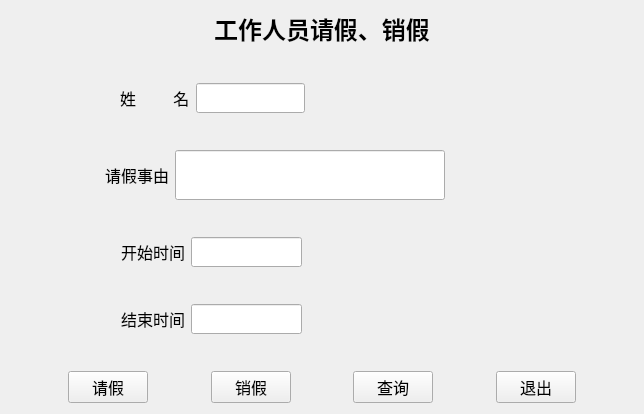
<?xml version="1.0" encoding="UTF-8"?>
<ui version="4.0">
 <class>Wuyeqingxiaojia</class>
 <widget class="QWidget" name="Wuyeqingxiaojia">
  <property name="geometry">
   <rect>
    <x>0</x>
    <y>0</y>
    <width>644</width>
    <height>414</height>
   </rect>
  </property>
  <property name="windowTitle">
   <string>Form</string>
  </property>
  <layout class="QGridLayout" name="gridLayout">
   <item row="0" column="0">
    <layout class="QVBoxLayout" name="verticalLayout_6">
     <item>
      <layout class="QVBoxLayout" name="verticalLayout_5">
       <item>
        <widget class="QLabel" name="label_5">
         <property name="text">
          <string>&lt;html&gt;&lt;head/&gt;&lt;body&gt;&lt;p align=&quot;center&quot;&gt;&lt;span style=&quot; font-size:18pt; font-weight:600;&quot;&gt;    工作人员请假、销假&lt;/span&gt;&lt;/p&gt;&lt;/body&gt;&lt;/html&gt;</string>
         </property>
        </widget>
       </item>
       <item>
        <spacer name="verticalSpacer_2">
         <property name="orientation">
          <enum>Qt::Vertical</enum>
         </property>
         <property name="sizeHint" stdset="0">
          <size>
           <width>20</width>
           <height>40</height>
          </size>
         </property>
        </spacer>
       </item>
       <item>
        <layout class="QHBoxLayout" name="horizontalLayout_2">
         <item>
          <spacer name="horizontalSpacer_9">
           <property name="orientation">
            <enum>Qt::Horizontal</enum>
           </property>
           <property name="sizeHint" stdset="0">
            <size>
             <width>40</width>
             <height>20</height>
            </size>
           </property>
          </spacer>
         </item>
         <item>
          <widget class="QLabel" name="label">
           <property name="font">
            <font>
             <family>Agency FB</family>
             <pointsize>12</pointsize>
            </font>
           </property>
           <property name="text">
            <string>姓         名</string>
           </property>
          </widget>
         </item>
         <item>
          <widget class="QLineEdit" name="lineEdit">
           <property name="minimumSize">
            <size>
             <width>0</width>
             <height>30</height>
            </size>
           </property>
          </widget>
         </item>
         <item>
          <spacer name="horizontalSpacer_8">
           <property name="orientation">
            <enum>Qt::Horizontal</enum>
           </property>
           <property name="sizeHint" stdset="0">
            <size>
             <width>40</width>
             <height>20</height>
            </size>
           </property>
          </spacer>
         </item>
         <item>
          <spacer name="horizontalSpacer_12">
           <property name="orientation">
            <enum>Qt::Horizontal</enum>
           </property>
           <property name="sizeHint" stdset="0">
            <size>
             <width>40</width>
             <height>20</height>
            </size>
           </property>
          </spacer>
         </item>
         <item>
          <spacer name="horizontalSpacer_11">
           <property name="orientation">
            <enum>Qt::Horizontal</enum>
           </property>
           <property name="sizeHint" stdset="0">
            <size>
             <width>40</width>
             <height>20</height>
            </size>
           </property>
          </spacer>
         </item>
        </layout>
       </item>
       <item>
        <spacer name="verticalSpacer_3">
         <property name="orientation">
          <enum>Qt::Vertical</enum>
         </property>
         <property name="sizeHint" stdset="0">
          <size>
           <width>20</width>
           <height>40</height>
          </size>
         </property>
        </spacer>
       </item>
       <item>
        <layout class="QHBoxLayout" name="horizontalLayout_4">
         <item>
          <spacer name="horizontalSpacer_10">
           <property name="orientation">
            <enum>Qt::Horizontal</enum>
           </property>
           <property name="sizeHint" stdset="0">
            <size>
             <width>40</width>
             <height>20</height>
            </size>
           </property>
          </spacer>
         </item>
         <item>
          <widget class="QLabel" name="label_3">
           <property name="font">
            <font>
             <family>Agency FB</family>
             <pointsize>12</pointsize>
            </font>
           </property>
           <property name="text">
            <string>请假事由</string>
           </property>
          </widget>
         </item>
         <item>
          <widget class="QLineEdit" name="lineEdit_3">
           <property name="minimumSize">
            <size>
             <width>270</width>
             <height>50</height>
            </size>
           </property>
           <property name="font">
            <font>
             <family>Agency FB</family>
             <pointsize>9</pointsize>
            </font>
           </property>
          </widget>
         </item>
         <item>
          <spacer name="horizontalSpacer_13">
           <property name="orientation">
            <enum>Qt::Horizontal</enum>
           </property>
           <property name="sizeHint" stdset="0">
            <size>
             <width>40</width>
             <height>20</height>
            </size>
           </property>
          </spacer>
         </item>
         <item>
          <spacer name="horizontalSpacer_7">
           <property name="orientation">
            <enum>Qt::Horizontal</enum>
           </property>
           <property name="sizeHint" stdset="0">
            <size>
             <width>40</width>
             <height>20</height>
            </size>
           </property>
          </spacer>
         </item>
        </layout>
       </item>
       <item>
        <spacer name="verticalSpacer">
         <property name="orientation">
          <enum>Qt::Vertical</enum>
         </property>
         <property name="sizeHint" stdset="0">
          <size>
           <width>20</width>
           <height>40</height>
          </size>
         </property>
        </spacer>
       </item>
       <item>
        <layout class="QHBoxLayout" name="horizontalLayout_3">
         <item>
          <spacer name="horizontalSpacer_15">
           <property name="orientation">
            <enum>Qt::Horizontal</enum>
           </property>
           <property name="sizeHint" stdset="0">
            <size>
             <width>40</width>
             <height>20</height>
            </size>
           </property>
          </spacer>
         </item>
         <item>
          <widget class="QLabel" name="label_2">
           <property name="font">
            <font>
             <family>Agency FB</family>
             <pointsize>12</pointsize>
            </font>
           </property>
           <property name="text">
            <string>开始时间</string>
           </property>
          </widget>
         </item>
         <item>
          <widget class="QLineEdit" name="lineEdit_2">
           <property name="minimumSize">
            <size>
             <width>0</width>
             <height>30</height>
            </size>
           </property>
          </widget>
         </item>
         <item>
          <spacer name="horizontalSpacer_16">
           <property name="orientation">
            <enum>Qt::Horizontal</enum>
           </property>
           <property name="sizeHint" stdset="0">
            <size>
             <width>40</width>
             <height>20</height>
            </size>
           </property>
          </spacer>
         </item>
         <item>
          <spacer name="horizontalSpacer_14">
           <property name="orientation">
            <enum>Qt::Horizontal</enum>
           </property>
           <property name="sizeHint" stdset="0">
            <size>
             <width>40</width>
             <height>20</height>
            </size>
           </property>
          </spacer>
         </item>
         <item>
          <spacer name="horizontalSpacer">
           <property name="orientation">
            <enum>Qt::Horizontal</enum>
           </property>
           <property name="sizeHint" stdset="0">
            <size>
             <width>40</width>
             <height>20</height>
            </size>
           </property>
          </spacer>
         </item>
        </layout>
       </item>
       <item>
        <spacer name="verticalSpacer_4">
         <property name="orientation">
          <enum>Qt::Vertical</enum>
         </property>
         <property name="sizeHint" stdset="0">
          <size>
           <width>20</width>
           <height>40</height>
          </size>
         </property>
        </spacer>
       </item>
       <item>
        <layout class="QHBoxLayout" name="horizontalLayout_5">
         <item>
          <spacer name="horizontalSpacer_17">
           <property name="orientation">
            <enum>Qt::Horizontal</enum>
           </property>
           <property name="sizeHint" stdset="0">
            <size>
             <width>40</width>
             <height>20</height>
            </size>
           </property>
          </spacer>
         </item>
         <item>
          <widget class="QLabel" name="label_4">
           <property name="font">
            <font>
             <family>Agency FB</family>
             <pointsize>12</pointsize>
            </font>
           </property>
           <property name="text">
            <string>结束时间</string>
           </property>
          </widget>
         </item>
         <item>
          <widget class="QLineEdit" name="lineEdit_4">
           <property name="minimumSize">
            <size>
             <width>0</width>
             <height>30</height>
            </size>
           </property>
          </widget>
         </item>
         <item>
          <spacer name="horizontalSpacer_6">
           <property name="orientation">
            <enum>Qt::Horizontal</enum>
           </property>
           <property name="sizeHint" stdset="0">
            <size>
             <width>40</width>
             <height>20</height>
            </size>
           </property>
          </spacer>
         </item>
         <item>
          <spacer name="horizontalSpacer_19">
           <property name="orientation">
            <enum>Qt::Horizontal</enum>
           </property>
           <property name="sizeHint" stdset="0">
            <size>
             <width>40</width>
             <height>20</height>
            </size>
           </property>
          </spacer>
         </item>
         <item>
          <spacer name="horizontalSpacer_18">
           <property name="orientation">
            <enum>Qt::Horizontal</enum>
           </property>
           <property name="sizeHint" stdset="0">
            <size>
             <width>40</width>
             <height>20</height>
            </size>
           </property>
          </spacer>
         </item>
        </layout>
       </item>
       <item>
        <spacer name="verticalSpacer_5">
         <property name="orientation">
          <enum>Qt::Vertical</enum>
         </property>
         <property name="sizeHint" stdset="0">
          <size>
           <width>20</width>
           <height>40</height>
          </size>
         </property>
        </spacer>
       </item>
      </layout>
     </item>
     <item>
      <layout class="QHBoxLayout" name="horizontalLayout_6">
       <item>
        <spacer name="horizontalSpacer_2">
         <property name="orientation">
          <enum>Qt::Horizontal</enum>
         </property>
         <property name="sizeHint" stdset="0">
          <size>
           <width>40</width>
           <height>20</height>
          </size>
         </property>
        </spacer>
       </item>
       <item>
        <widget class="QPushButton" name="pushButton">
         <property name="font">
          <font>
           <family>Agency FB</family>
           <pointsize>12</pointsize>
          </font>
         </property>
         <property name="text">
          <string>请假</string>
         </property>
        </widget>
       </item>
       <item>
        <spacer name="horizontalSpacer_4">
         <property name="orientation">
          <enum>Qt::Horizontal</enum>
         </property>
         <property name="sizeHint" stdset="0">
          <size>
           <width>40</width>
           <height>20</height>
          </size>
         </property>
        </spacer>
       </item>
       <item>
        <widget class="QPushButton" name="pushButton_3">
         <property name="font">
          <font>
           <family>Agency FB</family>
           <pointsize>12</pointsize>
          </font>
         </property>
         <property name="text">
          <string>销假</string>
         </property>
        </widget>
       </item>
       <item>
        <spacer name="horizontalSpacer_5">
         <property name="orientation">
          <enum>Qt::Horizontal</enum>
         </property>
         <property name="sizeHint" stdset="0">
          <size>
           <width>40</width>
           <height>20</height>
          </size>
         </property>
        </spacer>
       </item>
       <item>
        <widget class="QPushButton" name="pushButton_4">
         <property name="font">
          <font>
           <family>Agency FB</family>
           <pointsize>12</pointsize>
          </font>
         </property>
         <property name="text">
          <string>查询</string>
         </property>
        </widget>
       </item>
       <item>
        <spacer name="horizontalSpacer_20">
         <property name="orientation">
          <enum>Qt::Horizontal</enum>
         </property>
         <property name="sizeHint" stdset="0">
          <size>
           <width>40</width>
           <height>20</height>
          </size>
         </property>
        </spacer>
       </item>
       <item>
        <widget class="QPushButton" name="pushButton_2">
         <property name="font">
          <font>
           <family>Agency FB</family>
           <pointsize>12</pointsize>
          </font>
         </property>
         <property name="text">
          <string>退出</string>
         </property>
        </widget>
       </item>
       <item>
        <spacer name="horizontalSpacer_3">
         <property name="orientation">
          <enum>Qt::Horizontal</enum>
         </property>
         <property name="sizeHint" stdset="0">
          <size>
           <width>40</width>
           <height>20</height>
          </size>
         </property>
        </spacer>
       </item>
      </layout>
     </item>
    </layout>
   </item>
  </layout>
 </widget>
 <resources/>
 <connections>
  <connection>
   <sender>pushButton_2</sender>
   <signal>clicked()</signal>
   <receiver>Wuyeqingxiaojia</receiver>
   <slot>close()</slot>
   <hints>
    <hint type="sourcelabel">
     <x>494</x>
     <y>373</y>
    </hint>
    <hint type="destinationlabel">
     <x>592</x>
     <y>397</y>
    </hint>
   </hints>
  </connection>
 </connections>
</ui>
